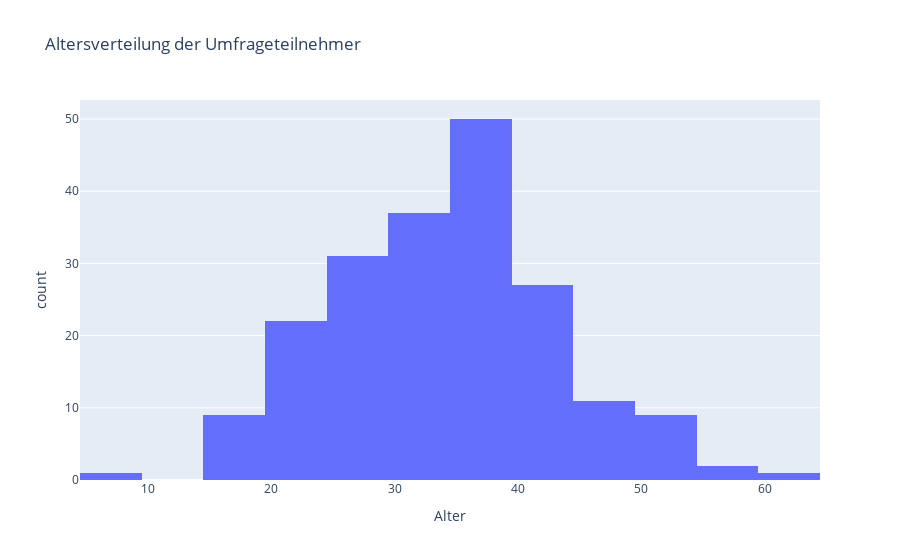

The code cell stored with this chart in its notebook:
### Code cell
import plotly.express as px
import pandas as pd
import numpy as np # Wir brauchen numpy, um realistische Zufallsdaten zu erzeugen

# 1. Die Daten: Eine Spalte mit vielen numerischen Werten
np.random.seed(42) # Sorgt dafür, dass die Zufallszahlen immer gleich sind
alter_daten = np.random.normal(loc=35, scale=10, size=200).astype(int) # Erzeuge 200 Alterswerte um 35
df_umfrage = pd.DataFrame({'Alter': alter_daten})


# 2. Die Grafik erstellen: Gib nur die Spalte an, die du analysieren willst
fig = px.histogram(
    data_frame=df_umfrage,
    x='Alter',
    title='Altersverteilung der Umfrageteilnehmer'
)

# 3. Anzeigen
fig.show()

### Figure 1 — Plotly figure (JSON) as saved in the notebook; plotly's stock layout.template omitted (floating-point values rounded to 4 significant figures; data arrays with more than 128 entries replaced by an {"elided": "..."} marker saying what was removed)
{"data": [{"bingroup": "x", "hovertemplate": "Alter=%{x}<br>count=%{y}<extra></extra>", "legendgroup": "", "marker": {"color": "#636efa", "pattern": {"shape": ""}}, "name": "", "orientation": "v", "showlegend": false, "type": "histogram", "x": {"elided": "200 int values"}, "xaxis": "x", "yaxis": "y"}], "layout": {"barmode": "relative", "legend": {"tracegroupgap": 0}, "title": {"text": "Altersverteilung der Umfrageteilnehmer"}, "xaxis": {"anchor": "y", "domain": [0, 1], "title": {"text": "Alter"}}, "yaxis": {"anchor": "x", "domain": [0, 1], "title": {"text": "count"}}}}
